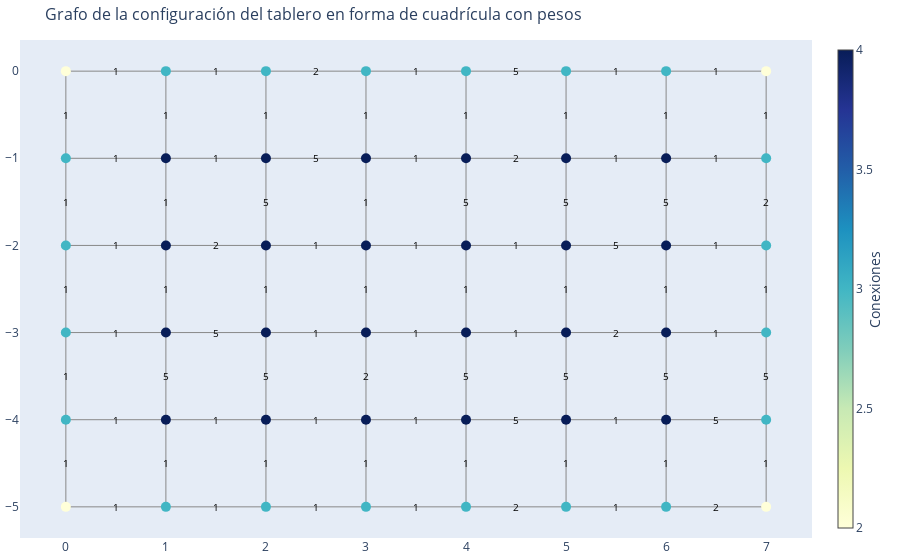

Write notebook code for a chart like this one.
### Code cell
# Inicializar el grafo
G = initialize_board(board_config)

# Definir las posiciones de los nodos como una cuadrícula
pos = {node: (node[1],-node[0]) for node in G.nodes()}  # El eje y se invierte para que la visualización sea de arriba a abajo

# Crear trazas para las aristas
edge_x = []
edge_y = []
edge_weights = []
for edge in G.edges(data=True):
    x0, y0 = pos[edge[0]]
    x1, y1 = pos[edge[1]]
    edge_x.append(x0)
    edge_x.append(x1)
    edge_x.append(None)  # Para separar las líneas de las aristas
    edge_y.append(y0)
    edge_y.append(y1)
    edge_y.append(None)
    
    # Guardar la posición media para los pesos
    edge_weights.append(((x0 + x1) / 2, (y0 + y1) / 2, edge[2]['weight']))

edge_trace = go.Scatter(
    x=edge_x, y=edge_y,
    line=dict(width=1, color='#888'),
    hoverinfo='none',
    mode='lines'
)

# Crear trazas para los nodos
node_x = []
node_y = []
for node in G.nodes():
    x, y = pos[node]
    node_x.append(x)
    node_y.append(y)

node_trace = go.Scatter(
    x=node_x, y=node_y,
    mode='markers',
    hoverinfo='text',
    marker=dict(
        showscale=True,
        colorscale='YlGnBu',
        size=10,
        colorbar=dict(
            thickness=15,
            title='Conexiones',
            xanchor='left',
            titleside='right'
        )
    )
)

# Agregar etiquetas a los nodos
node_adjacencies = []
node_text = []
for node, adjacencies in enumerate(G.adjacency()):
    node_adjacencies.append(len(adjacencies[1]))
    node_text.append(f'Nodo {node}: {len(adjacencies[1])} conexiones')

node_trace.marker.color = node_adjacencies
node_trace.text = node_text

# Crear anotaciones para los pesos de las aristas
weight_annotations = []
for (x, y, weight) in edge_weights:
    weight_annotations.append(
        dict(
            x=x,
            y=y,
            text=str(weight),
            showarrow=False,
            font=dict(
                size=10,
                color='black'
            )
        )
    )

# Crear la figura
fig = go.Figure(data=[edge_trace, node_trace],
                layout=go.Layout(
                    title='Grafo de la configuración del tablero en forma de cuadrícula con pesos',
                    titlefont_size=16,
                    showlegend=False,
                    hovermode='closest',
                    margin=dict(b=20, l=5, r=5, t=40),
                    annotations=weight_annotations,
                    xaxis=dict(showgrid=False, zeroline=False),
                    yaxis=dict(showgrid=False, zeroline=False)
                ))

fig.show()

### Figure 1 — Plotly figure (JSON) as saved in the notebook; plotly's stock layout.template omitted (floating-point values rounded to 4 significant figures; data arrays with more than 128 entries replaced by an {"elided": "..."} marker saying what was removed)
{"data": [{"hoverinfo": "none", "line": {"color": "#888", "width": 1}, "mode": "lines", "type": "scatter", "x": {"elided": "246 int values"}, "y": {"elided": "246 int values"}}, {"hoverinfo": "text", "marker": {"color": [2, 3, 3, 3, 3, 3, 3, 2, 3, 4, 4, 4, 4, 4, 4, 3, 3, 4, 4, 4, 4, 4, 4, 3, 3, 4, 4, 4, 4, 4, 4, 3, 3, 4, 4, 4, 4, 4, 4, 3, 2, 3, 3, 3, 3, 3, 3, 2], "colorbar": {"thickness": 15, "title": {"side": "right", "text": "Conexiones"}, "xanchor": "left"}, "colorscale": [[0, "rgb(255,255,217)"], [0.125, "rgb(237,248,177)"], [0.25, "rgb(199,233,180)"], [0.375, "rgb(127,205,187)"], [0.5, "rgb(65,182,196)"], [0.625, "rgb(29,145,192)"], [0.75, "rgb(34,94,168)"], [0.875, "rgb(37,52,148)"], [1, "rgb(8,29,88)"]], "showscale": true, "size": 10}, "mode": "markers", "text": ["Nodo 0: 2 conexiones", "Nodo 1: 3 conexiones", "Nodo 2: 3 conexiones", "Nodo 3: 3 conexiones", "Nodo 4: 3 conexiones", "Nodo 5: 3 conexiones", "Nodo 6: 3 conexiones", "Nodo 7: 2 conexiones", "Nodo 8: 3 conexiones", "Nodo 9: 4 conexiones", "Nodo 10: 4 conexiones", "Nodo 11: 4 conexiones", "Nodo 12: 4 conexiones", "Nodo 13: 4 conexiones", "Nodo 14: 4 conexiones", "Nodo 15: 3 conexiones", "Nodo 16: 3 conexiones", "Nodo 17: 4 conexiones", "Nodo 18: 4 conexiones", "Nodo 19: 4 conexiones", "Nodo 20: 4 conexiones", "Nodo 21: 4 conexiones", "Nodo 22: 4 conexiones", "Nodo 23: 3 conexiones", "Nodo 24: 3 conexiones", "Nodo 25: 4 conexiones", "Nodo 26: 4 conexiones", "Nodo 27: 4 conexiones", "Nodo 28: 4 conexiones", "Nodo 29: 4 conexiones", "Nodo 30: 4 conexiones", "Nodo 31: 3 conexiones", "Nodo 32: 3 conexiones", "Nodo 33: 4 conexiones", "Nodo 34: 4 conexiones", "Nodo 35: 4 conexiones", "Nodo 36: 4 conexiones", "Nodo 37: 4 conexiones", "Nodo 38: 4 conexiones", "Nodo 39: 3 conexiones", "Nodo 40: 2 conexiones", "Nodo 41: 3 conexiones", "Nodo 42: 3 conexiones", "Nodo 43: 3 conexiones", "Nodo 44: 3 conexiones", "Nodo 45: 3 conexiones", "Nodo 46: 3 conexiones", "Nodo 47: 2 conexiones"], "type": "scatter", "x": [0, 1, 2, 3, 4, 5, 6, 7, 0, 1, 2, 3, 4, 5, 6, 7, 0, 1, 2, 3, 4, 5, 6, 7, 0, 1, 2, 3, 4, 5, 6, 7, 0, 1, 2, 3, 4, 5, 6, 7, 0, 1, 2, 3, 4, 5, 6, 7], "y": [0, 0, 0, 0, 0, 0, 0, 0, -1, -1, -1, -1, -1, -1, -1, -1, -2, -2, -2, -2, -2, -2, -2, -2, -3, -3, -3, -3, -3, -3, -3, -3, -4, -4, -4, -4, -4, -4, -4, -4, -5, -5, -5, -5, -5, -5, -5, -5]}], "layout": {"annotations": [{"font": {"color": "black", "size": 10}, "showarrow": false, "text": "1", "x": 0, "y": -0.5}, {"font": {"color": "black", "size": 10}, "showarrow": false, "text": "1", "x": 0.5, "y": 0}, {"font": {"color": "black", "size": 10}, "showarrow": false, "text": "1", "x": 1, "y": -0.5}, {"font": {"color": "black", "size": 10}, "showarrow": false, "text": "1", "x": 1.5, "y": 0}, {"font": {"color": "black", "size": 10}, "showarrow": false, "text": "1", "x": 2, "y": -0.5}, {"font": {"color": "black", "size": 10}, "showarrow": false, "text": "2", "x": 2.5, "y": 0}, {"font": {"color": "black", "size": 10}, "showarrow": false, "text": "1", "x": 3, "y": -0.5}, {"font": {"color": "black", "size": 10}, "showarrow": false, "text": "1", "x": 3.5, "y": 0}, {"font": {"color": "black", "size": 10}, "showarrow": false, "text": "1", "x": 4, "y": -0.5}, {"font": {"color": "black", "size": 10}, "showarrow": false, "text": "5", "x": 4.5, "y": 0}, {"font": {"color": "black", "size": 10}, "showarrow": false, "text": "1", "x": 5, "y": -0.5}, {"font": {"color": "black", "size": 10}, "showarrow": false, "text": "1", "x": 5.5, "y": 0}, {"font": {"color": "black", "size": 10}, "showarrow": false, "text": "1", "x": 6, "y": -0.5}, {"font": {"color": "black", "size": 10}, "showarrow": false, "text": "1", "x": 6.5, "y": 0}, {"font": {"color": "black", "size": 10}, "showarrow": false, "text": "1", "x": 7, "y": -0.5}, {"font": {"color": "black", "size": 10}, "showarrow": false, "text": "1", "x": 0, "y": -1.5}, {"font": {"color": "black", "size": 10}, "showarrow": false, "text": "1", "x": 0.5, "y": -1}, {"font": {"color": "black", "size": 10}, "showarrow": false, "text": "1", "x": 1, "y": -1.5}, {"font": {"color": "black", "size": 10}, "showarrow": false, "text": "1", "x": 1.5, "y": -1}, {"font": {"color": "black", "size": 10}, "showarrow": false, "text": "5", "x": 2, "y": -1.5}, {"font": {"color": "black", "size": 10}, "showarrow": false, "text": "5", "x": 2.5, "y": -1}, {"font": {"color": "black", "size": 10}, "showarrow": false, "text": "1", "x": 3, "y": -1.5}, {"font": {"color": "black", "size": 10}, "showarrow": false, "text": "1", "x": 3.5, "y": -1}, {"font": {"color": "black", "size": 10}, "showarrow": false, "text": "5", "x": 4, "y": -1.5}, {"font": {"color": "black", "size": 10}, "showarrow": false, "text": "2", "x": 4.5, "y": -1}, {"font": {"color": "black", "size": 10}, "showarrow": false, "text": "5", "x": 5, "y": -1.5}, {"font": {"color": "black", "size": 10}, "showarrow": false, "text": "1", "x": 5.5, "y": -1}, {"font": {"color": "black", "size": 10}, "showarrow": false, "text": "5", "x": 6, "y": -1.5}, {"font": {"color": "black", "size": 10}, "showarrow": false, "text": "1", "x": 6.5, "y": -1}, {"font": {"color": "black", "size": 10}, "showarrow": false, "text": "2", "x": 7, "y": -1.5}, {"font": {"color": "black", "size": 10}, "showarrow": false, "text": "1", "x": 0, "y": -2.5}, {"font": {"color": "black", "size": 10}, "showarrow": false, "text": "1", "x": 0.5, "y": -2}, {"font": {"color": "black", "size": 10}, "showarrow": false, "text": "1", "x": 1, "y": -2.5}, {"font": {"color": "black", "size": 10}, "showarrow": false, "text": "2", "x": 1.5, "y": -2}, {"font": {"color": "black", "size": 10}, "showarrow": false, "text": "1", "x": 2, "y": -2.5}, {"font": {"color": "black", "size": 10}, "showarrow": false, "text": "1", "x": 2.5, "y": -2}, {"font": {"color": "black", "size": 10}, "showarrow": false, "text": "1", "x": 3, "y": -2.5}, {"font": {"color": "black", "size": 10}, "showarrow": false, "text": "1", "x": 3.5, "y": -2}, {"font": {"color": "black", "size": 10}, "showarrow": false, "text": "1", "x": 4, "y": -2.5}, {"font": {"color": "black", "size": 10}, "showarrow": false, "text": "1", "x": 4.5, "y": -2}, {"font": {"color": "black", "size": 10}, "showarrow": false, "text": "1", "x": 5, "y": -2.5}, {"font": {"color": "black", "size": 10}, "showarrow": false, "text": "5", "x": 5.5, "y": -2}, {"font": {"color": "black", "size": 10}, "showarrow": false, "text": "1", "x": 6, "y": -2.5}, {"font": {"color": "black", "size": 10}, "showarrow": false, "text": "1", "x": 6.5, "y": -2}, {"font": {"color": "black", "size": 10}, "showarrow": false, "text": "1", "x": 7, "y": -2.5}, {"font": {"color": "black", "size": 10}, "showarrow": false, "text": "1", "x": 0, "y": -3.5}, {"font": {"color": "black", "size": 10}, "showarrow": false, "text": "1", "x": 0.5, "y": -3}, {"font": {"color": "black", "size": 10}, "showarrow": false, "text": "5", "x": 1, "y": -3.5}, {"font": {"color": "black", "size": 10}, "showarrow": false, "text": "5", "x": 1.5, "y": -3}, {"font": {"color": "black", "size": 10}, "showarrow": false, "text": "5", "x": 2, "y": -3.5}, {"font": {"color": "black", "size": 10}, "showarrow": false, "text": "1", "x": 2.5, "y": -3}, {"font": {"color": "black", "size": 10}, "showarrow": false, "text": "2", "x": 3, "y": -3.5}, {"font": {"color": "black", "size": 10}, "showarrow": false, "text": "1", "x": 3.5, "y": -3}, {"font": {"color": "black", "size": 10}, "showarrow": false, "text": "5", "x": 4, "y": -3.5}, {"font": {"color": "black", "size": 10}, "showarrow": false, "text": "1", "x": 4.5, "y": -3}, {"font": {"color": "black", "size": 10}, "showarrow": false, "text": "5", "x": 5, "y": -3.5}, {"font": {"color": "black", "size": 10}, "showarrow": false, "text": "2", "x": 5.5, "y": -3}, {"font": {"color": "black", "size": 10}, "showarrow": false, "text": "5", "x": 6, "y": -3.5}, {"font": {"color": "black", "size": 10}, "showarrow": false, "text": "1", "x": 6.5, "y": -3}, {"font": {"color": "black", "size": 10}, "showarrow": false, "text": "5", "x": 7, "y": -3.5}, {"font": {"color": "black", "size": 10}, "showarrow": false, "text": "1", "x": 0, "y": -4.5}, {"font": {"color": "black", "size": 10}, "showarrow": false, "text": "1", "x": 0.5, "y": -4}, {"font": {"color": "black", "size": 10}, "showarrow": false, "text": "1", "x": 1, "y": -4.5}, {"font": {"color": "black", "size": 10}, "showarrow": false, "text": "1", "x": 1.5, "y": -4}, {"font": {"color": "black", "size": 10}, "showarrow": false, "text": "1", "x": 2, "y": -4.5}, {"font": {"color": "black", "size": 10}, "showarrow": false, "text": "1", "x": 2.5, "y": -4}, {"font": {"color": "black", "size": 10}, "showarrow": false, "text": "1", "x": 3, "y": -4.5}, {"font": {"color": "black", "size": 10}, "showarrow": false, "text": "1", "x": 3.5, "y": -4}, {"font": {"color": "black", "size": 10}, "showarrow": false, "text": "1", "x": 4, "y": -4.5}, {"font": {"color": "black", "size": 10}, "showarrow": false, "text": "5", "x": 4.5, "y": -4}, {"font": {"color": "black", "size": 10}, "showarrow": false, "text": "1", "x": 5, "y": -4.5}, {"font": {"color": "black", "size": 10}, "showarrow": false, "text": "1", "x": 5.5, "y": -4}, {"font": {"color": "black", "size": 10}, "showarrow": false, "text": "1", "x": 6, "y": -4.5}, {"font": {"color": "black", "size": 10}, "showarrow": false, "text": "5", "x": 6.5, "y": -4}, {"font": {"color": "black", "size": 10}, "showarrow": false, "text": "1", "x": 7, "y": -4.5}, {"font": {"color": "black", "size": 10}, "showarrow": false, "text": "1", "x": 0.5, "y": -5}, {"font": {"color": "black", "size": 10}, "showarrow": false, "text": "1", "x": 1.5, "y": -5}, {"font": {"color": "black", "size": 10}, "showarrow": false, "text": "1", "x": 2.5, "y": -5}, {"font": {"color": "black", "size": 10}, "showarrow": false, "text": "1", "x": 3.5, "y": -5}, {"font": {"color": "black", "size": 10}, "showarrow": false, "text": "2", "x": 4.5, "y": -5}, {"font": {"color": "black", "size": 10}, "showarrow": false, "text": "1", "x": 5.5, "y": -5}, {"font": {"color": "black", "size": 10}, "showarrow": false, "text": "2", "x": 6.5, "y": -5}], "hovermode": "closest", "margin": {"b": 20, "l": 5, "r": 5, "t": 40}, "showlegend": false, "title": {"font": {"size": 16}, "text": "Grafo de la configuración del tablero en forma de cuadrícula con pesos"}, "xaxis": {"showgrid": false, "zeroline": false}, "yaxis": {"showgrid": false, "zeroline": false}}}
